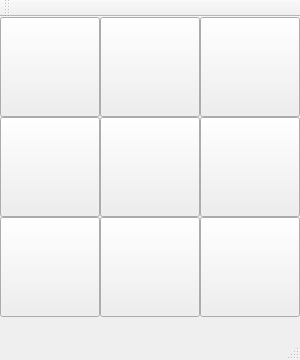
<?xml version="1.0" encoding="UTF-8"?>
<ui version="4.0">
 <class>TicTacToe</class>
 <widget class="QMainWindow" name="TicTacToe">
  <property name="geometry">
   <rect>
    <x>0</x>
    <y>0</y>
    <width>300</width>
    <height>360</height>
   </rect>
  </property>
  <property name="windowTitle">
   <string>TicTacToe</string>
  </property>
  <widget class="QWidget" name="centralWidget">
   <widget class="QPushButton" name="pushButton_1">
    <property name="geometry">
     <rect>
      <x>0</x>
      <y>0</y>
      <width>100</width>
      <height>100</height>
     </rect>
    </property>
    <property name="font">
     <font>
      <pointsize>72</pointsize>
     </font>
    </property>
    <property name="text">
     <string/>
    </property>
   </widget>
   <widget class="QPushButton" name="pushButton_2">
    <property name="geometry">
     <rect>
      <x>100</x>
      <y>0</y>
      <width>100</width>
      <height>100</height>
     </rect>
    </property>
    <property name="font">
     <font>
      <pointsize>72</pointsize>
     </font>
    </property>
    <property name="text">
     <string/>
    </property>
   </widget>
   <widget class="QPushButton" name="pushButton_3">
    <property name="geometry">
     <rect>
      <x>200</x>
      <y>0</y>
      <width>100</width>
      <height>100</height>
     </rect>
    </property>
    <property name="font">
     <font>
      <pointsize>72</pointsize>
     </font>
    </property>
    <property name="text">
     <string/>
    </property>
   </widget>
   <widget class="QPushButton" name="pushButton_4">
    <property name="geometry">
     <rect>
      <x>0</x>
      <y>100</y>
      <width>100</width>
      <height>100</height>
     </rect>
    </property>
    <property name="font">
     <font>
      <pointsize>72</pointsize>
     </font>
    </property>
    <property name="text">
     <string/>
    </property>
   </widget>
   <widget class="QPushButton" name="pushButton_5">
    <property name="geometry">
     <rect>
      <x>100</x>
      <y>100</y>
      <width>100</width>
      <height>100</height>
     </rect>
    </property>
    <property name="font">
     <font>
      <pointsize>72</pointsize>
     </font>
    </property>
    <property name="text">
     <string/>
    </property>
   </widget>
   <widget class="QPushButton" name="pushButton_6">
    <property name="geometry">
     <rect>
      <x>200</x>
      <y>100</y>
      <width>100</width>
      <height>100</height>
     </rect>
    </property>
    <property name="font">
     <font>
      <pointsize>72</pointsize>
     </font>
    </property>
    <property name="text">
     <string/>
    </property>
   </widget>
   <widget class="QPushButton" name="pushButton_7">
    <property name="geometry">
     <rect>
      <x>0</x>
      <y>200</y>
      <width>100</width>
      <height>100</height>
     </rect>
    </property>
    <property name="font">
     <font>
      <pointsize>72</pointsize>
     </font>
    </property>
    <property name="text">
     <string/>
    </property>
   </widget>
   <widget class="QPushButton" name="pushButton_8">
    <property name="geometry">
     <rect>
      <x>100</x>
      <y>200</y>
      <width>100</width>
      <height>100</height>
     </rect>
    </property>
    <property name="font">
     <font>
      <pointsize>72</pointsize>
     </font>
    </property>
    <property name="text">
     <string/>
    </property>
   </widget>
   <widget class="QPushButton" name="pushButton_9">
    <property name="geometry">
     <rect>
      <x>200</x>
      <y>200</y>
      <width>100</width>
      <height>100</height>
     </rect>
    </property>
    <property name="font">
     <font>
      <pointsize>72</pointsize>
     </font>
    </property>
    <property name="text">
     <string/>
    </property>
   </widget>
  </widget>
  <widget class="QMenuBar" name="menuBar">
   <property name="geometry">
    <rect>
     <x>0</x>
     <y>0</y>
     <width>300</width>
     <height>21</height>
    </rect>
   </property>
  </widget>
  <widget class="QToolBar" name="mainToolBar">
   <attribute name="toolBarArea">
    <enum>TopToolBarArea</enum>
   </attribute>
   <attribute name="toolBarBreak">
    <bool>false</bool>
   </attribute>
  </widget>
  <widget class="QStatusBar" name="statusBar"/>
 </widget>
 <layoutdefault spacing="6" margin="11"/>
 <resources/>
 <connections/>
</ui>
